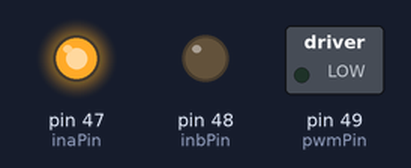
Recording of a sketch running on a simulated Arduino Mega 2560, built with avr-gcc and run on an emulated ATmega2560. Shown: switched loads named in the sketch (green lamp = pin HIGH), output pins drawn as LEDs (lit = HIGH).

Above: at 0.1 s.
Timing chart, 0 to 1.6 s (numbered marks = the images above):
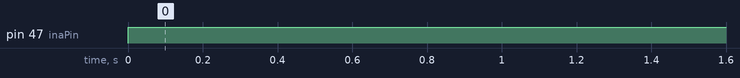

The sketch:

Motor_driver.ino
```cpp
/**********************************************************************************/
/*    Demo program for:          												  */
/*	  Board: BB-VNH3SP30                 										  */
/*    Manufacture: OLIMEX                                                   	  */
/*	  COPYRIGHT (C) 2015														  */
/*    Designed by: Engineer Stefan Mavrodiev                                      */
/*    Module Name    :  main module                                               */
/*    File   Name    :  main.c                                                    */
/*    Revision       :  1.2.0			                                          */
/*    Date           :  26.01.2015                                                */
/*    Built with Arduino C/C++ Compiler, version: 1.0.5                           */
/**********************************************************************************/

// Revision  history
//
// Revision: 1.2.0 - Fixed the table for the layout of the connections. Added notes
// about VIN and PWR.
//
// Revision: 1.1.0 - Fixed the table for the layout of the connections. Added note
// about possible hardware damage.
//
// Revision: 1.0.0 - (initial)
//
// Description: This simple program is designed by using Olimexino-328 board and
// BB-VNH3SP30 connected to it. We don't use BB-VNH3SP30's VIN to power the motor!
// In our example the power for the motor is provided by the board's power connector
// named "PWR". Alternatively, BB-VNH3SP30's VIN can be used but: DO NOT PROVIDE
// POWER SIMULTANEOUSLY TO BOTH PWR AND BB-VNH3SP30'S VIN!
//
// BE VERY CAREFUL WITH THE HARDWARE CONNECTIONS. SWAPPING PINS 1 AND 2 MIGHT LEAD
// TO HARDWARE DAMAGE!
//
//      |---------------------------------------------------------------------------|
//      |            The hardware connections are as follows:                       |
//      |--------------------------------|------------------------------------------|
//      |  Connector at Olimexino-328    |      Connector at BB-VNH3SP30            |
//      |--------------------------------|------------------------------------------|
//      |    Not connected!              |          CTRL<1>,  VIN                   |
//      |    Power<3>, 5V         	     |          CTRL<2>,  +5V                   |
//      |    Power<4>, GND               |          CTRL<3>,  GND                   |
//      |    Digital<9>                  |          CTRL<4>,  INA                   |
//      |    Digital<13>                 |          CTRL<5>,  INB                   |
//      |    Digital<11>                 |          CTRL<6>,  PWM                   |
//      |    Digital<10>                 |          CTRL<7>,  ENA/DIAGA             |
//      |    Digital<12>                 |          CTRL<8>,  ENB/DIAGB             |
//      |--------------------------------|------------------------------------------|
//
//  Connect pot or trimmer on analog pin 0 (A0). According to the value PWM changes
//	and speed of the rotation of the motor. The motor start to rotate CW. Then when
//  the BUT is pressed the rotation start. After one more press of BUT the motor
//  start to rotate CCW direction.


const int inaPin = 47;
const int inbPin = 48;
const int pwmPin = 49;
const int diagaPin = 10;
const int diagbPin = 12;
const int buttonPin = 2;
const int trimPin = A0;

int i = 0;

void setup() {
 // Serial.begin(9600);
  pinMode(buttonPin, INPUT);     //pins on motor driver ↓↓
  pinMode(inaPin, OUTPUT);   //5
  pinMode(inbPin, OUTPUT);   //4
  pinMode(pwmPin, OUTPUT);   //6
  pinMode(diagaPin, INPUT);  //7
  pinMode(diagbPin, INPUT);  //8
  pinMode(trimPin, INPUT);   // any sensor

}

void loop() {

  // CW
 /* digitalWrite(inaPin, HIGH);
  digitalWrite(inbPin, LOW);
  while(digitalRead(buttonPin) == HIGH){
    i = analogRead(trimPin);
    analogWrite(pwmPin, map(i, 0, 1023, 0, 255));

  }
  while(digitalRead(buttonPin) == LOW);
  delay(500);

  //STOP
  digitalWrite(inaPin, LOW);
  digitalWrite(inbPin, LOW);
  while(digitalRead(buttonPin) == HIGH);
  while(digitalRead(buttonPin) == LOW);
  delay(500);

  // CCW
  digitalWrite(inaPin, LOW);
  digitalWrite(inbPin, HIGH);
  while(digitalRead(buttonPin) == HIGH){
    i = analogRead(trimPin);
    analogWrite(pwmPin, map(i, 0, 1023, 0, 255));
  }
  while(digitalRead(buttonPin) == LOW);
  delay(500);

   //STOP
  digitalWrite(inaPin, HIGH);
  digitalWrite(inbPin, HIGH);
  while(digitalRead(buttonPin) == HIGH);
  while(digitalRead(buttonPin) == LOW);
  delay(500);*/
   digitalWrite(inaPin, HIGH);
  digitalWrite(inbPin, LOW);
  // for(int i = 0;i<255;i+=2){
analogWrite(pwmPin, 70);

/*Serial.print(analogRead(diagaPin));
 Serial.print(" ");
 Serial.println(analogRead(diagbPin));*/
 delay(100);
//}

}
```

Measured:
- by itself, pin 47 (inaPin): LOW → HIGH at 0.00 s
